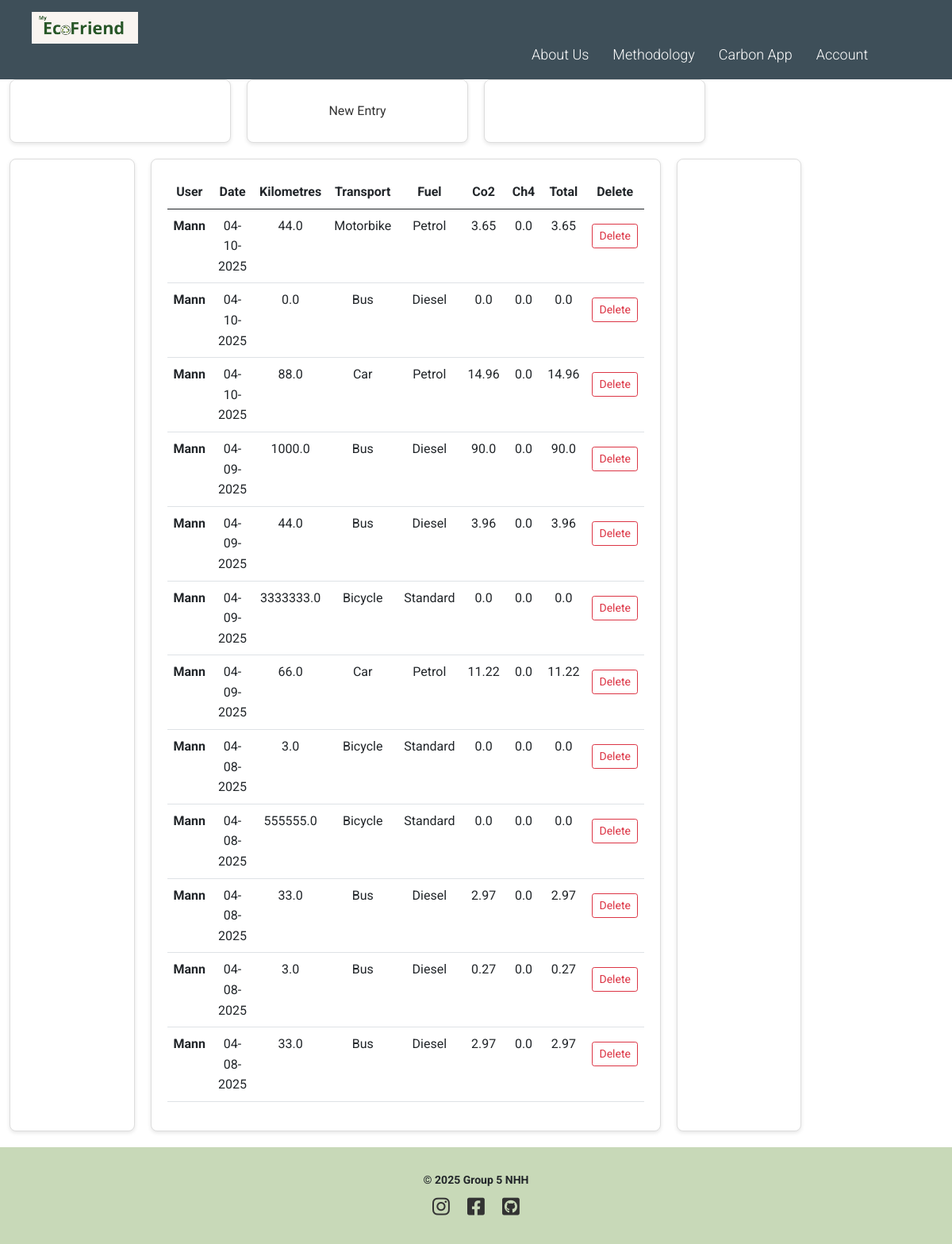
Page /carbon_app/your_data (signed in) on the committed database.
### Capp/models.py (models this page shows)
class User(db.Model, UserMixin):
    __tablename__ = "user_table"  # Explicit name for the table in the database
    id = db.Column(db.Integer, primary_key=True)  # Unique ID for each user
    username = db.Column(db.String(30), unique=True, nullable=False)  # Username must be unique
    email = db.Column(db.String(120), unique=True, nullable=False)    # Email must be unique
    password = db.Column(db.String(60), nullable=False)               # Hashed password
    transport = db.relationship('Transport', backref='author', lazy=True)
    saved_trips = db.relationship('SavedTrip', backref='author', lazy=True)

### Capp/Carbon_app/routes.py (the view)
@carbon_app.route('/carbon_app/your_data')
def your_data():
    entries = Transport.query.filter_by(author=current_user) \
        .filter(Transport.date > datetime.now() - timedelta(days=5)) \
        .order_by(Transport.date.desc(), Transport.transport.asc()) \
        .all()
    return render_template('carbon_app/your_data.html', title='Your Data', entries=entries)

### Capp/models.py (called while the page is built)
@login_manager.user_loader
def load_user(user_id):
    return User.query.get(int(user_id))  # Fetch the user from the database by ID

### Capp/templates/carbon_app/your_data.html (shortened to what this page needs)
{% extends "layout.html" %}
{% block content %}
    <section class="main_menu">
      <div class="container">
          <div class="box">
          </div>
          <div class="box">
              <div class="container_buttons_links_main_menu">
                  <div class="btn">
                      <a href="{{ url_for('carbon_app.carbon_app_home') }}" class="btn_carbon_app_new_entry_main">New Entry</a>
                  </div>
              </div>
          </div>
          <div class="box">
          </div>
      </div>
    </section>
    <section class="table_main">
    <div class="container">
        <div class="box">
        </div>
        <div class="box">
            <table class="table">
                <thead class="thead-dark">
                    <tr>
                        <th scope="col">User</th>
                        <th scope="col">Date</th>
                        <th scope="col">Kilometres</th>
                        <th scope="col">Transport</th>
                        <th scope="col">Fuel</th>
                        <th scope="col">Co2</th>
                        <th scope="col">Ch4</th>
                        <th scope="col">Total</th>
                        <th scope="col">Delete</th>
                    </tr>
                </thead>
                <tbody>
                    {% for entry in entries %}
                        <tr>
                            <th scope="row">{{ current_user.username }}</th>
                            <td>{{ entry.date.strftime("%m-%d-%Y") }}</td>
                            <td>{{ entry.kms }}</td>
                            <td>{{ entry.transport }}</td>
                            <td>{{ entry.fuel }}</td>
                            <td>{{ entry.co2 }}</td>
                            <td>{{ entry.ch4 }}</td>
                            <td>{{ entry.total }}</td>
                            <td><a href="{{ url_for('carbon_app.delete_emission', entry_id = entry.id) }}" class="btn btn-outline-danger btn-sm">Delete</a></td>
                        </tr>
                    {% endfor %}
                </tbody>
            </table>
        </div>
        <div class="box">
        </div>
    </div>
    </section>
{% endblock content %}

### Capp/templates/layout.html (shortened to what this page needs)
<!DOCTYPE html>
<html>
<head>
    <link rel="stylesheet" href="https://cdnjs.cloudflare.com/ajax/libs/font-awesome/6.2.1/css/all.min.css"
 />
    <link href="https://cdn.jsdelivr.net/npm/bootstrap@5.0.1/dist/css/bootstrap.min.css"
          rel="stylesheet"
 />
    <link rel="stylesheet" href="https://cdn.jsdelivr.net/npm/bootstrap-icons@1.3.0/font/bootstrap-icons.css" />
    <link rel="stylesheet" type="text/css" href="{{ url_for('static', filename='layout.css') }}">
    <link rel="stylesheet" type="text/css" href="{{ url_for('static', filename='home.css') }}">
    <link rel="stylesheet" type="text/css" href="{{ url_for('static', filename='carbon_app.css') }}">
    <link rel="stylesheet" type="text/css" href="{{ url_for('static', filename='methodology.css') }}">
    <link rel="stylesheet" type="text/css" href="{{ url_for('static', filename='About_us.css') }}">
    <link rel="stylesheet" href="{{ url_for('static', filename='css/register_section.css') }}">
</head>
<body>
    <div class="navbar">
        <div class="header_logo">
            <a href="{{ url_for('home.home_home') }}">
                <img src="{{ url_for('static', filename='Pictures/Ecofriend_logo.jpg') }}" alt="MyEcoFriend logo">
            </a>
        </div>
        <ul>
            <li><a href="{{ url_for('About_us.About_us_home') }}">About Us</a></li>
            <li><a href="{{ url_for('methodology.methodology_home') }}">Methodology</a></li>
            <li><a href="{{ url_for('carbon_app.carbon_app_home') }}">Carbon App</a></li>
            <li><a href="{{ url_for('users.register') }}">Account</a></li>
        </ul>
    </div>
    {% block content %} {% endblock %}
    <footer>
        <p>© 2025 Group 5 NHH</p>
        <div class="social-icons">
            <a href="https://instagram.com/yourprofile" target="_blank">
                <i class="fa-brands fa-instagram"></i>
            </a>
            <a href="https://facebook.com/yourprofile" target="_blank">
                <i class="fa-brands fa-square-facebook"></i>
            </a>
            <a href="https://github.com/yourprofile" target="_blank">
                <i class="fa-brands fa-square-github"></i>
            </a>
        </div>
    </footer>
</body>
</html>

### Capp/static/layout.css (style rules this page uses)
* { box-sizing: border-box; padding: 0; margin: 0; }
body { font-family: 'Roboto', sans-serif; background: #fff; line-height: 1.6; }
.container { margin: auto; max-width: 1320px; }
a { color: #333; text-decoration: none; }
p { margin: 10px 0; font-size: 14px; }
.navbar { background-color: #3E4F59; display: flex; justify-content: space-between; align-items: center; padding: 15px 40px; height: 100px; }
.header_logo img { height: 40px; }
.navbar ul { list-style: none; display: flex; gap: 30px; margin: 0; padding-left: 630px; }
.navbar li { display: inline; }
.navbar a { text-decoration: none; color: white; font-size: 18px; font-weight: 300; transition: color 0.3s; }
footer { background-color: #C8D9B8; text-align: center; padding: 20px 0; font-size: 16px; font-weight: bold; }
.social-icons { margin-top: 10px; }
.social-icons a { margin: 10 15px; display: inline-block; }
.social-icons i { width: 40px; height: 40px; transition: transform 0.3s ease; font-size: 25px; }

### Capp/static/carbon_app.css (style rules this page uses)
.box { background: #fff; padding: 20px; border: 1px solid #ddd; border-radius: 8px; text-align: center; box-shadow: 0 2px 5px rgba(0,0,0,0.1); transition: transform 0.3s; }
.box a.btn { margin-top: 10px; display: inline-block; }

### Capp/static/About_us.css (style rules this page uses)
.container { display: grid; grid-template-columns: repeat(4, 1fr); grid-gap: 20px; max-width: 1200px; margin: auto; }
.container::after { content: ""; grid-column: 2 / span 1; }
ul { list-style: none; padding: 0; text-align: left; margin-bottom: 15px; color: #f5f5f5; }
ul li { margin-bottom: 8px; }

### rows in the picture
User: username "Mann" "Mann" "Mann" "Mann" "Mann" "Mann" "Mann" "Mann" "Mann" "Mann" "Mann" "Mann"

### other values in the picture
{{ entry.date.strftime("%m-%d-%Y") }} "04-10-2025" "04-10-2025" "04-10-2025" "04-09-2025" "04-09-2025" "04-09-2025" "04-09-2025" "04-08-2025" "04-08-2025" "04-08-2025" "04-08-2025" "04-08-2025"
{{ entry.kms }} "44.0" "0.0" "88.0" "1000.0" "44.0" "3333333.0" "66.0" "3.0" "555555.0" "33.0" "3.0" "33.0"
{{ entry.transport }} "Motorbike" "Bus" "Car" "Bus" "Bus" "Bicycle" "Car" "Bicycle" "Bicycle" "Bus" "Bus" "Bus"
{{ entry.fuel }} "Petrol" "Diesel" "Petrol" "Diesel" "Diesel" "Standard" "Petrol" "Standard" "Standard" "Diesel" "Diesel" "Diesel"
{{ entry.co2 }} "3.65" "0.0" "14.96" "90.0" "3.96" "0.0" "11.22" "0.0" "0.0" "2.97" "0.27" "2.97"
{{ entry.ch4 }} "0.0" "0.0" "0.0" "0.0" "0.0" "0.0" "0.0" "0.0" "0.0" "0.0" "0.0" "0.0"
{{ entry.total }} "3.65" "0.0" "14.96" "90.0" "3.96" "0.0" "11.22" "0.0" "0.0" "2.97" "0.27" "2.97"
